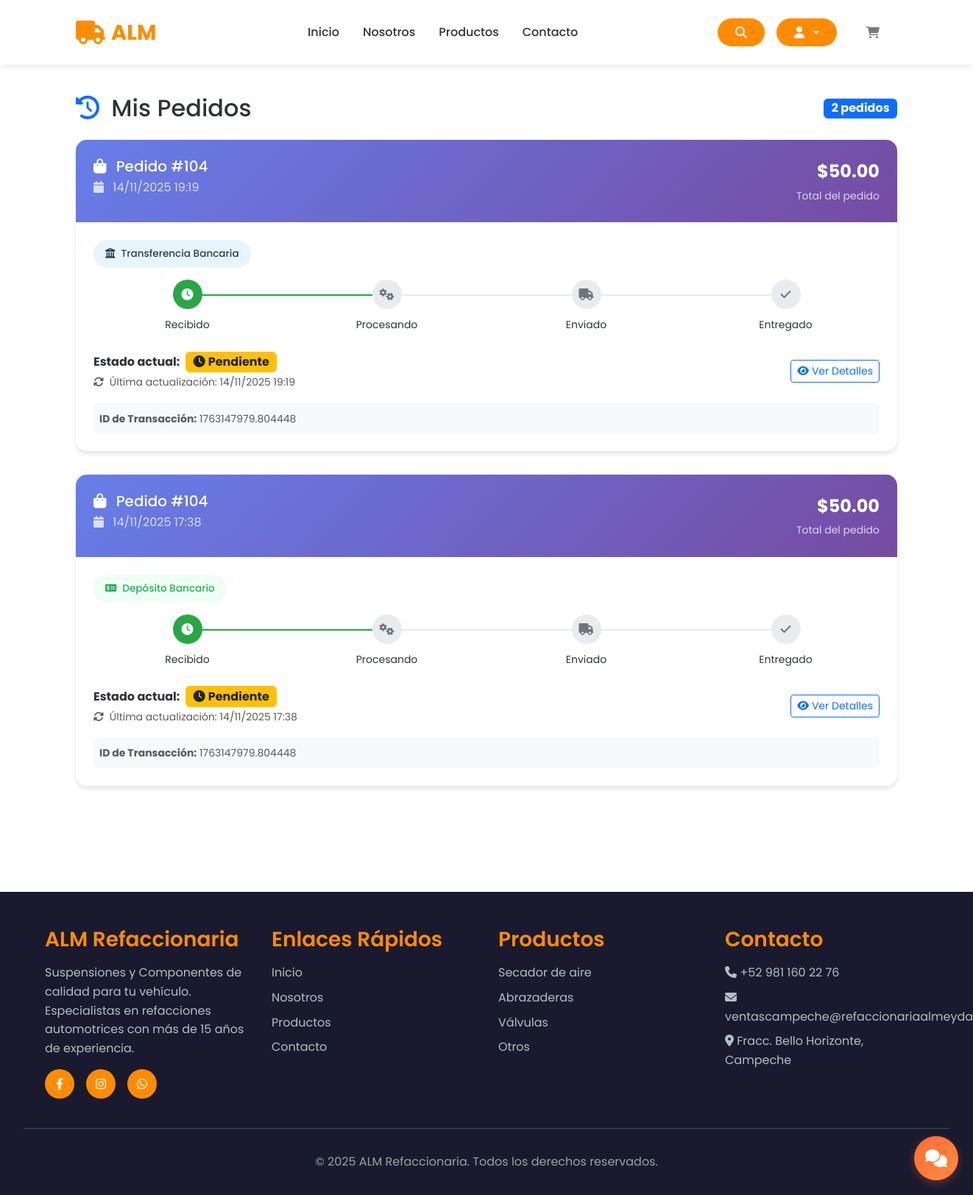
Screenshot of /order_history/ (signed in) with the database file from the repository.
### store/models.py (models this page shows, shortened)
class OrderHistory(models.Model):
    STATUS_CHOICES = [
        ('pending', 'Pendiente'),
        ('processing', 'Procesando'),
        ('shipped', 'Enviado'),
        ('delivered', 'Entregado'),
        ('cancelled', 'Cancelado'),
    ]
    PAYMENT_METHOD_CHOICES = [
        ('bank-transfer', 'Transferencia Bancaria'),
        ('card-payment', 'Pago con Tarjeta'),
        ('online-payment', 'Pago en Línea'),
        ('bank-deposit', 'Depósito Bancario'),
    ]
    customer = models.ForeignKey(Customer, on_delete=models.CASCADE, null=True, blank=True)
    user = models.ForeignKey(User, on_delete=models.CASCADE, null=True, blank=True)
    order = models.ForeignKey(Order, on_delete=models.CASCADE)
    status = models.CharField(max_length=20, choices=STATUS_CHOICES, default='pending')
    payment_method = models.CharField(max_length=20, choices=PAYMENT_METHOD_CHOICES, default='bank-transfer')
    created_at = models.DateTimeField(auto_now_add=True)
    updated_at = models.DateTimeField(auto_now=True)
    class Meta:
        ordering = ['-created_at']

class Order(models.Model):
    STATUS_CHOICES = [
        ('Pendiente', 'Pendiente'),
        ('Procesando', 'Procesando'),
        ('Enviado', 'Enviado'),
        ('Entregado', 'Entregado'),
        ('Cancelado', 'Cancelado'),
    ]
    customer = models.ForeignKey(Customer, on_delete=models.SET_NULL, null=True, blank=True)
    date_ordered = models.DateTimeField(auto_now_add=True)
    complete = models.BooleanField(default=False)
    transaction_id = models.CharField(max_length=200, null=True)
    status = models.CharField(max_length=20, choices=STATUS_CHOICES, default='Pendiente')
    estimated_delivery = models.DateField(null=True, blank=True)
    custom_message = models.TextField(null=True, blank=True)
    @property
    def get_cart_items(self):
        return sum(item.quantity for item in self.orderitem_set.all())
    @property
    def get_cart_total(self):
        return sum(item.get_total for item in self.orderitem_set.all())

class OrderItem(models.Model):
    product = models.ForeignKey(Product, on_delete=models.SET_NULL, null=True)
    order = models.ForeignKey(Order, on_delete=models.SET_NULL, null=True)
    quantity = models.IntegerField(default=0)
    date_added = models.DateTimeField(auto_now_add=True)
    @property
    def get_total(self):
        if not self.product:  # Si no hay producto
            return 0
        if self.product.offer and self.product.offer_price is not None:
            return self.product.offer_price * self.quantity
        return self.product.price * self.quantity

class Product(models.Model):
    CATEGORY_CHOICES = [
        ('Sujeción y Soporte', 'Sujeción y Soporte'),
        ('Motor y Transmisión', 'Motor y Transmisión'),
        ('Sistema hidraulico y Neumatico', 'Sistema hidraulico y Neumatico'),
        ('Bujes y Casquillos', 'Bujes y Casquillos'),
        ('Sistema de Frenos', 'Sistema de Frenos'),
        ('Accesorios y Misceláneos', 'Accesorios y Misceláneos'),
    ]
    MATERIAL_CHOICES = [
        ('Acero', 'Acero'),
        ('Hierro fundido', 'Hierro fundido'),
        ('Bronce / Latón', 'Bronce / Latón'),
        ('Aluminio', 'Aluminio'),
        ('Goma / Poliuretano', 'Goma / Poliuretano'),
        ('Otro', 'Otro'),
    ]
    PROVEEDOR_CHOICES = [
        ('Productos Almeyda', 'Productos Almeyda'),
    ]
    proveedor = models.CharField(max_length=100, choices=PROVEEDOR_CHOICES)
    seller = models.ForeignKey(User, on_delete=models.CASCADE)
    name = models.CharField(max_length=200)
    description = models.TextField(max_length=1000, null=True, blank=True)
    price = models.FloatField()
    offer_price = models.FloatField(null=True, blank=True)
    offer = models.BooleanField(default=False)
    quantity = models.IntegerField()
    category = models.CharField(max_length=50, choices=CATEGORY_CHOICES)
    height_cm = models.FloatField()
    width_cm = models.FloatField()
    material = models.CharField(max_length=50, choices=MATERIAL_CHOICES)
    likes = models.ManyToManyField(User, related_name='liked_products', blank=True)
    date_of_delivery = models.DateField(null=True, blank=True)
    image = models.ImageField(null=True, blank=False)
    imageuno = models.ImageField(null=True, blank=False)
    imagedos = models.ImageField(null=True, blank=False)
    imagetres = models.ImageField(null=True, blank=False)

### store/views.py (the view, shortened to what this page needs)
# urls.py: path('order_history/', views.order_history, name="order_history"),
@login_required
def order_history(request):
    data = cartData(request)
    cartItems = data['cartItems']
    if request.user.is_staff:
        order_histories = OrderHistory.objects.all().select_related('order', 'customer', 'user')
    return render(request, 'store/order_history.html', {
        'order_histories': order_histories,
        'cartItems': cartItems
    })

### store/utils.py (called while the page is built)
def cartData(request):
    if request.user.is_authenticated:
        try:
            customer = request.user.customer
            order, created = Order.objects.get_or_create(customer=customer, complete=False)
            items = order.orderitem_set.all()
            cartItems = order.get_cart_items
        except Customer.DoesNotExist:
            items = []
            order = {'get_cart_total': 0, 'get_cart_items': 0, 'shipping': False}
            cartItems = 0
    else:
        items = []
        order = {'get_cart_total': 0, 'get_cart_items': 0, 'shipping': False}
        cartItems = 0
    return {'cartItems': cartItems, 'order': order, 'items': items}

### store/templates/store/order_history.html (shortened to what this page needs)
{% extends 'store/main.html' %}
{% load static %}
{% block content %}
<section class="py-5">
    <div class="container">
        <div class="row">
            <div class="col-12">
                <div class="d-flex justify-content-between align-items-center mb-4">
                    <h2 class="mb-0">
                        <i class="fas fa-history me-2 text-primary"></i>
                        Mis Pedidos
                    </h2>
                    <span class="badge bg-primary fs-6">
                        {{ order_histories.count }} pedido{{ order_histories.count|pluralize }}
                    </span>
                </div>
            </div>
        </div>
        {% if user.is_authenticated %}
            {% if order_histories %}
                {% for history in order_histories %}
                    <div class="order-card">
                        <div class="order-header">
                            <div class="d-flex justify-content-between align-items-start">
                                <div>
                                    <h5 class="mb-1">
                                        <i class="fas fa-shopping-bag me-2"></i>
                                        Pedido #{{ history.order.id }}
                                    </h5>
                                    <p class="mb-0 opacity-75">
                                        <i class="fas fa-calendar me-2"></i>
                                        {{ history.created_at|date:"d/m/Y H:i" }}
                                    </p>
                                </div>
                                <div class="text-end">
                                    <div class="fs-4 fw-bold">${{ history.order.get_cart_total|floatformat:2 }}</div>
                                    <small class="opacity-75">Total del pedido</small>
                                </div>
                            </div>
                        </div>
                        <div class="card-body p-4">
                            <div class="mb-3">
                                {% if history.payment_method == 'bank-transfer' %}
                                    <span class="payment-method-badge" style="background: #e8f4fd; color: #2c3e50;">
                                        <i class="fas fa-university"></i>
                                        Transferencia Bancaria
                                    </span>
                                {% elif history.payment_method == 'card-payment' %}
                                    <span class="payment-method-badge" style="background: #fdf2f2; color: #e74c3c;">
                                        <i class="fas fa-credit-card"></i>
                                        Pago con Tarjeta
                                    </span>
                                {% elif history.payment_method == 'online-payment' %}
                                    <span class="payment-method-badge" style="background: #f0f8ff; color: #3498db;">
                                        <i class="fas fa-mobile-alt"></i>
                                        Pago en Línea
                                    </span>
                                {% elif history.payment_method == 'bank-deposit' %}
                                    <span class="payment-method-badge" style="background: #f0fff4; color: #27ae60;">
                                        <i class="fas fa-money-check-alt"></i>
                                        Depósito Bancario
                                    </span>
                                {% endif %}
                            </div>
                            <div class="status-timeline mb-4">
                                <div class="status-step {% if history.status == 'pending' or history.status == 'processing' or history.status == 'shipped' or history.status == 'delivered' %}active{% else %}pending{% endif %}">
                                    <div class="status-icon">
                                        <i class="fas fa-clock"></i>
                                    </div>
                                    <small>Recibido</small>
                                </div>
                                <div class="status-step {% if history.status == 'processing' or history.status == 'shipped' or history.status == 'delivered' %}active{% else %}pending{% endif %}">
                                    <div class="status-icon">
                                        <i class="fas fa-cogs"></i>
                                    </div>
                                    <small>Procesando</small>
                                </div>
                                <div class="status-step {% if history.status == 'shipped' or history.status == 'delivered' %}active{% else %}pending{% endif %}">
                                    <div class="status-icon">
                                        <i class="fas fa-truck"></i>
                                    </div>
                                    <small>Enviado</small>
                                </div>
                                <div class="status-step {% if history.status == 'delivered' %}active{% else %}pending{% endif %}">
                                    <div class="status-icon">
                                        <i class="fas fa-check"></i>
                                    </div>
                                    <small>Entregado</small>
                                </div>
                            </div>
                            <div class="row align-items-center">
                                <div class="col-md-8">
                                    <div class="d-flex align-items-center">
                                        <span class="me-2"><strong>Estado actual:</strong></span>
                                        {% if history.status == 'pending' %}
                                            <span class="badge bg-warning text-dark fs-6">
                                                <i class="fas fa-clock me-1"></i>Pendiente
                                            </span>
                                        {% elif history.status == 'processing' %}
                                            <span class="badge bg-info fs-6">
                                                <i class="fas fa-cogs me-1"></i>Procesando
                                            </span>
                                        {% elif history.status == 'shipped' %}
                                            <span class="badge bg-primary fs-6">
                                                <i class="fas fa-truck me-1"></i>Enviado
                                            </span>
                                        {% elif history.status == 'delivered' %}
                                            <span class="badge bg-success fs-6">
                                                <i class="fas fa-check me-1"></i>Entregado
                                            </span>
                                        {% elif history.status == 'cancelled' %}
                                            <span class="badge bg-danger fs-6">
                                                <i class="fas fa-times me-1"></i>Cancelado
                                            </span>
                                        {% endif %}
                                    </div>
                                    <small class="text-muted">
                                        <i class="fas fa-sync-alt me-1"></i>
                                        Última actualización: {{ history.updated_at|date:"d/m/Y H:i" }}
                                    </small>
                                </div>
                                <div class="col-md-4 text-end">
                                    <button class="btn btn-outline-primary btn-sm" onclick="showOrderDetails({{ history.order.id }})">
                                        <i class="fas fa-eye me-1"></i>Ver Detalles
                                    </button>
                                </div>
                            </div>
                            {% if history.order.transaction_id %}
                                <div class="mt-3 p-2 bg-light rounded">
                                    <small class="text-muted">
                                        <strong>ID de Transacción:</strong> {{ history.order.transaction_id }}
                                    </small>
                                </div>
                            {% endif %}
                        </div>
                    </div>
                {% endfor %}
            {% endif %}
        {% endif %}
    </div>
</section>
{% endblock content %}

### store/templates/store/base.html (style rules this page uses)
* { margin: 0; padding: 0; box-sizing: border-box; }
:root { --primary-color: #FF8C00; --secondary-color: #1a1a2e; --accent-color: #FFA500; --text-dark: #2d3436; --text-light: #636e72; --white: #ffffff; --light-bg: #f8f9fa; }
body { font-family: 'Poppins', sans-serif; line-height: 1.6; color: var(--text-dark); background-color: var(--white); }
* { transition: background-color 0.3s ease, color 0.3s ease, border-color 0.3s ease; }

### store/templates/store/order_history.html (style rules this page uses)
.order-card { border: none; border-radius: 15px; box-shadow: 0 4px 6px rgba(0, 0, 0, 0.1); margin-bottom: 2rem; transition: transform 0.2s ease, box-shadow 0.2s ease; }
.order-header { background: linear-gradient(135deg, #667eea 0%, #764ba2 100%); color: white; border-radius: 15px 15px 0 0; padding: 1.5rem; }
.payment-method-badge { display: inline-flex; align-items: center; gap: 0.5rem; padding: 0.5rem 1rem; border-radius: 20px; font-size: 0.85rem; font-weight: 500; }
.status-timeline { display: flex; align-items: center; gap: 1rem; margin: 1rem 0; }
.status-step { flex: 1; text-align: center; position: relative; }
.status-step::after { content: ''; position: absolute; top: 20px; right: -50%; width: 100%; height: 2px; background: #e9ecef; z-index: 1; }
.status-step:last-child::after { display: none; }
.status-step.active::after { background: #28a745; }
.status-icon { width: 40px; height: 40px; border-radius: 50%; display: flex; align-items: center; justify-content: center; margin: 0 auto 0.5rem; z-index: 2; position: relative; }
.status-step.active .status-icon { background: #28a745; color: white; }
.status-step.pending .status-icon { background: #e9ecef; color: #6c757d; }

### rows the page displays
OrderHistory: order.id "104", created_at "14/11/2025 19:19", order.get_cart_total "50.00", payment_method "bank-transfer" (drawn), status "pending" (drawn), updated_at "14/11/2025 19:19", order.transaction_id "1763147979.804448"
OrderHistory: order.id "104", created_at "14/11/2025 17:38", order.get_cart_total "50.00", payment_method "bank-deposit" (drawn), status "pending" (drawn), updated_at "14/11/2025 17:38", order.transaction_id "1763147979.804448"

### other values shown
{{ order_histories.count }} "2"
